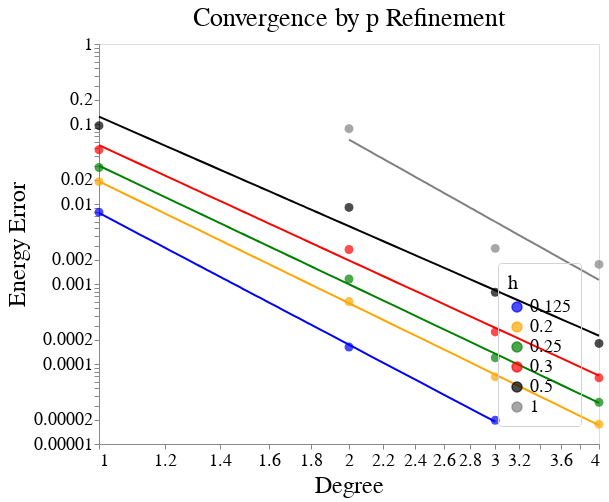

The cell this chart's notebook holds for it:
### Code cell
base = alt.Chart(data).mark_circle(size=80).encode(
    alt.X('Degree', scale=alt.Scale(type='log', domain=(1, 4))),
    alt.Y('Energy Error', scale=alt.Scale(type='log')),
    color=alt.Color('h label',
                    legend=alt.Legend(title="h"),
                    scale=alt.Scale(range=['blue', 'orange', 'green', 'red', 'black', 'grey']),
                   )
).properties(
    title='Convergence by p Refinement',
    width=500,
    height=400,
)

regression = base.transform_regression(
        'Degree', 'Energy Error', groupby=['h label'], method='pow'
)

ref = [ alt.Chart(dataRef).mark_line().encode(
    alt.X('h', scale=alt.Scale(type='linear')),
    alt.Y(refType, scale=alt.Scale(type='log')),
) for refType in ['1', '2', '3', '4']
]

combo = alt.layer(base, regression.mark_line())

combo.configure(
    font='DejaVuSans',
).configure_title(
    fontSize=26,
    fontWeight='normal'
).configure_axis(
    grid=False,
    labelFontSize=18,
    titleFontSize=24,
    titleFontWeight='normal'
).configure_legend(
    orient='bottom-right',
    labelFontSize=18,
    titleFontSize=20,
    titleFontWeight='normal',
    padding=10,
    cornerRadius=3,
    strokeColor='lightgrey',
)

### Figure 1 — Vega-Lite specification as saved in the notebook (floating-point values rounded to 4 significant figures)
{"config": {"view": {"continuousWidth": 400, "continuousHeight": 300}, "axis": {"grid": false, "labelFontSize": 18, "titleFontSize": 24, "titleFontWeight": "normal"}, "font": "DejaVuSans", "legend": {"cornerRadius": 3, "labelFontSize": 18, "orient": "bottom-right", "padding": 10, "strokeColor": "lightgrey", "titleFontSize": 20, "titleFontWeight": "normal"}, "title": {"fontSize": 26, "fontWeight": "normal"}}, "layer": [{"mark": {"type": "circle", "size": 80}, "encoding": {"color": {"type": "nominal", "field": "h label", "legend": {"title": "h"}, "scale": {"range": ["blue", "orange", "green", "red", "black", "grey"]}}, "x": {"type": "quantitative", "field": "Degree", "scale": {"domain": [1, 4], "type": "log"}}, "y": {"type": "quantitative", "field": "Energy Error", "scale": {"type": "log"}}}, "height": 400, "title": "Convergence by p Refinement", "width": 500}, {"mark": "line", "encoding": {"color": {"type": "nominal", "field": "h label", "legend": {"title": "h"}, "scale": {"range": ["blue", "orange", "green", "red", "black", "grey"]}}, "x": {"type": "quantitative", "field": "Degree", "scale": {"domain": [1, 4], "type": "log"}}, "y": {"type": "quantitative", "field": "Energy Error", "scale": {"type": "log"}}}, "height": 400, "title": "Convergence by p Refinement", "transform": [{"on": "Degree", "regression": "Energy Error", "groupby": ["h label"], "method": "pow"}], "width": 500}], "data": {"name": "data-9e61cc1dae33d4eea5f26b100dac46bc"}, "$schema": "https://vega.github.io/schema/vega-lite/v4.8.1.json", "datasets": {"data-9e61cc1dae33d4eea5f26b100dac46bc": [{"Degree label": "3", "Degree": 3, "Number of Elements": "2048", "h label": "0.125", "h": 0.125, "Total Nodes": 59375, "Energy": 0.542, "Time": 717.8, "SNES Iterations": 120, "Energy Error": 1.98e-05}, {"Degree label": "2", "Degree": 2, "Number of Elements": "2048", "h label": "0.125", "h": 0.125, "Total Nodes": 18207, "Energy": 0.5422, "Time": 219.7, "SNES Iterations": 120, "Energy Error": 0.000163}, {"Degree label": "1", "Degree": 1, "Number of Elements": "2048", "h label": "0.125", "h": 0.125, "Total Nodes": 2511, "Energy": 0.5499, "Time": 140.0, "SNES Iterations": 120, "Energy Error": 0.007914}, {"Degree label": "4", "Degree": 4, "Number of Elements": "500", "h label": "0.2", "h": 0.2, "Total Nodes": 34839, "Energy": 0.542, "Time": 765.5, "SNES Iterations": 80, "Energy Error": 1.77e-05}, {"Degree label": "3", "Degree": 3, "Number of Elements": "500", "h label": "0.2", "h": 0.2, "Total Nodes": 15104, "Energy": 0.5421, "Time": 508.0, "SNES Iterations": 80, "Energy Error": 6.9e-05}, {"Degree label": "2", "Degree": 2, "Number of Elements": "500", "h label": "0.2", "h": 0.2, "Total Nodes": 4719, "Energy": 0.5426, "Time": 69.26, "SNES Iterations": 80, "Energy Error": 0.0006036}, {"Degree label": "1", "Degree": 1, "Number of Elements": "500", "h label": "0.2", "h": 0.2, "Total Nodes": 684, "Energy": 0.5611, "Time": 64.82, "SNES Iterations": 80, "Energy Error": 0.01903}, {"Degree label": "4", "Degree": 4, "Number of Elements": "256", "h label": "0.25", "h": 0.25, "Total Nodes": 18207, "Energy": 0.5421, "Time": 93.32, "SNES Iterations": 80, "Energy Error": 3.32e-05}, {"Degree label": "3", "Degree": 3, "Number of Elements": "256", "h label": "0.25", "h": 0.25, "Total Nodes": 7943, "Energy": 0.5421, "Time": 46.23, "SNES Iterations": 80, "Energy Error": 0.0001198}, {"Degree label": "2", "Degree": 2, "Number of Elements": "256", "h label": "0.25", "h": 0.25, "Total Nodes": 2511, "Energy": 0.5432, "Time": 10.68, "SNES Iterations": 80, "Energy Error": 0.001154}, {"Degree label": "1", "Degree": 1, "Number of Elements": "256", "h label": "0.25", "h": 0.25, "Total Nodes": 375, "Energy": 0.5706, "Time": 13.43, "SNES Iterations": 80, "Energy Error": 0.02857}, {"Degree label": "4", "Degree": 4, "Number of Elements": "108", "h label": "0.3", "h": 0.3333, "Total Nodes": 7943, "Energy": 0.5421, "Time": 171.8, "SNES Iterations": 50, "Energy Error": 6.72e-05}, {"Degree label": "3", "Degree": 3, "Number of Elements": "108", "h label": "0.3", "h": 0.3333, "Total Nodes": 3500, "Energy": 0.5423, "Time": 21.25, "SNES Iterations": 50, "Energy Error": 0.0002515}, {"Degree label": "2", "Degree": 2, "Number of Elements": "108", "h label": "0.3", "h": 0.3333, "Total Nodes": 1127, "Energy": 0.5447, "Time": 7.861, "SNES Iterations": 50, "Energy Error": 0.002702}, {"Degree label": "1", "Degree": 1, "Number of Elements": "108", "h label": "0.3", "h": 0.3333, "Total Nodes": 176, "Energy": 0.5896, "Time": 15.29, "SNES Iterations": 60, "Energy Error": 0.04762}, {"Degree label": "4", "Degree": 4, "Number of Elements": "32", "h label": "0.5", "h": 0.5, "Total Nodes": 2511, "Energy": 0.5422, "Time": 5.185, "SNES Iterations": 50, "Energy Error": 0.0001806}, {"Degree label": "3", "Degree": 3, "Number of Elements": "32", "h label": "0.5", "h": 0.5, "Total Nodes": 1127, "Energy": 0.5428, "Time": 2.576, "SNES Iterations": 50, "Energy Error": 0.0007869}, {"Degree label": "2", "Degree": 2, "Number of Elements": "32", "h label": "0.5", "h": 0.5, "Total Nodes": 375, "Energy": 0.5511, "Time": 0.8884, "SNES Iterations": 50, "Energy Error": 0.009061}, {"Degree label": "1", "Degree": 1, "Number of Elements": "32", "h label": "0.5", "h": 0.5, "Total Nodes": 63, "Energy": 0.6374, "Time": 2.33, "SNES Iterations": 61, "Energy Error": 0.09532}, {"Degree label": "4", "Degree": 4, "Number of Elements": "4", "h label": "1", "h": 1.0, "Total Nodes": 375, "Energy": 0.5438, "Time": 2.031, "SNES Iterations": 50, "Energy Error": 0.001758}, {"Degree label": "3", "Degree": 3, "Number of Elements": "4", "h label": "1", "h": 1.0, "Total Nodes": 176, "Energy": 0.5448, "Time": 1.077, "SNES Iterations": 50, "Energy Error": 0.00279}, {"Degree label": "2", "Degree": 2, "Number of Elements": "4", "h label": "1", "h": 1.0, "Total Nodes": 63, "Energy": 0.6295, "Time": 0.4413, "SNES Iterations": 58, "Energy Error": 0.08745}]}}
